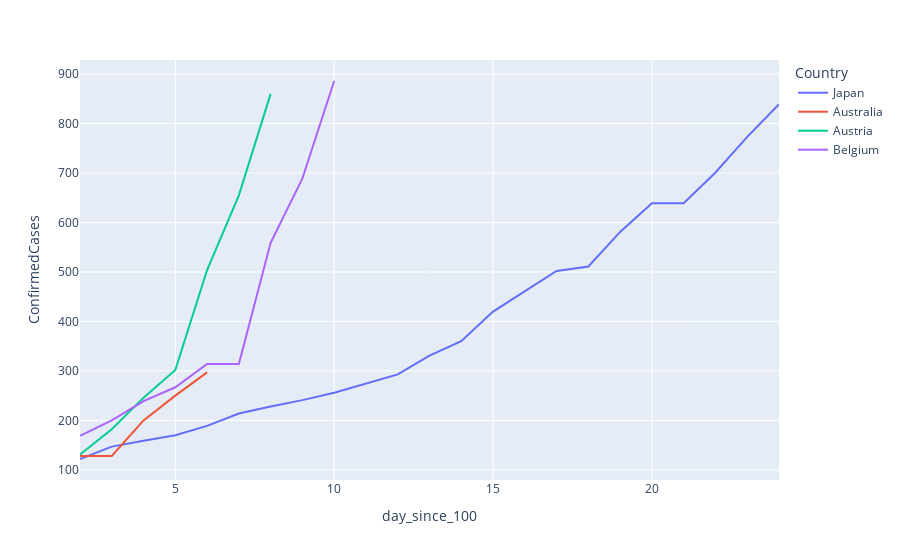

Here is the notebook cell this chart was saved with:
### Code cell
#Plot it

import plotly.express as px
import matplotlib.pyplot as plt
import matplotlib.ticker as ticker
import matplotlib.animation as animation
from IPython.display import HTML
fig = px.line(melted_confirmed_wpop[melted_confirmed_wpop['day_since_100'] > 1], x="day_since_100", y="ConfirmedCases", color='Country', line_group="Country")
fig.show()

### Figure 1 — Plotly figure (JSON) as saved in the notebook; plotly's stock layout.template omitted (floating-point values rounded to 4 significant figures)
{"data": [{"hoverlabel": {"namelength": 0}, "hovertemplate": "Country=Japan<br>day_since_100=%{x}<br>ConfirmedCases=%{y}", "legendgroup": "Japan", "line": {"color": "#636efa", "dash": "solid"}, "mode": "lines", "name": "Japan", "showlegend": true, "type": "scatter", "x": [2, 3, 4, 5, 6, 7, 8, 9, 10, 11, 12, 13, 14, 15, 16, 17, 18, 19, 20, 21, 22, 23, 24], "xaxis": "x", "y": [122, 147, 159, 170, 189, 214, 228, 241, 256, 274, 293, 331, 360, 420, 461, 502, 511, 581, 639, 639, 701, 773, 839], "yaxis": "y"}, {"hoverlabel": {"namelength": 0}, "hovertemplate": "Country=Australia<br>day_since_100=%{x}<br>ConfirmedCases=%{y}", "legendgroup": "Australia", "line": {"color": "#EF553B", "dash": "solid"}, "mode": "lines", "name": "Australia", "showlegend": true, "type": "scatter", "x": [2, 3, 4, 5, 6], "xaxis": "x", "y": [128, 128, 200, 250, 297], "yaxis": "y"}, {"hoverlabel": {"namelength": 0}, "hovertemplate": "Country=Austria<br>day_since_100=%{x}<br>ConfirmedCases=%{y}", "legendgroup": "Austria", "line": {"color": "#00cc96", "dash": "solid"}, "mode": "lines", "name": "Austria", "showlegend": true, "type": "scatter", "x": [2, 3, 4, 5, 6, 7, 8], "xaxis": "x", "y": [131, 182, 246, 302, 504, 655, 860], "yaxis": "y"}, {"hoverlabel": {"namelength": 0}, "hovertemplate": "Country=Belgium<br>day_since_100=%{x}<br>ConfirmedCases=%{y}", "legendgroup": "Belgium", "line": {"color": "#ab63fa", "dash": "solid"}, "mode": "lines", "name": "Belgium", "showlegend": true, "type": "scatter", "x": [2, 3, 4, 5, 6, 7, 8, 9, 10], "xaxis": "x", "y": [169, 200, 239, 267, 314, 314, 559, 689, 886], "yaxis": "y"}], "layout": {"legend": {"title": {"text": "Country"}, "tracegroupgap": 0}, "margin": {"t": 60}, "xaxis": {"anchor": "y", "domain": [0, 1], "title": {"text": "day_since_100"}}, "yaxis": {"anchor": "x", "domain": [0, 1], "title": {"text": "ConfirmedCases"}}}}
